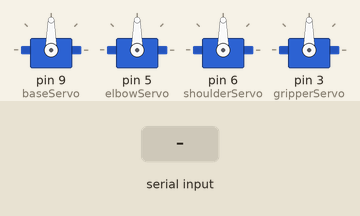
Recording of a sketch running on a simulated Arduino Uno, built with avr-gcc and run on an emulated ATmega328P. Parts: 4 × servo. The test bench sets the inputs (shaded band). What the sketch prints to the serial monitor is not drawn.

Above: at 1.2 s.
1.3 s: "1" received over Serial
At 3.0 s:
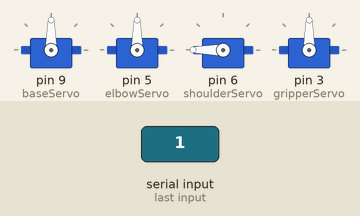
3.7 s: byte 114 ('r') received over Serial
At 3.88 s:
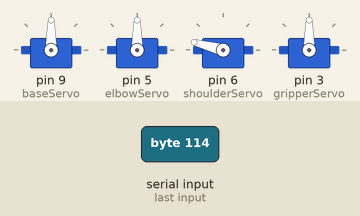
6.1 s: "2" received over Serial
At 7.9 s:
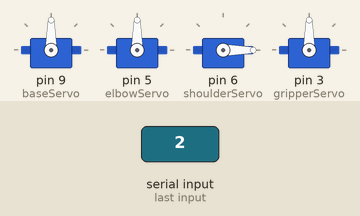
8.5 s: "3" received over Serial
At 9.9 s:
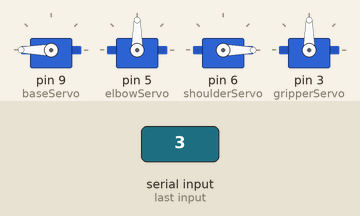
10.9 s: "4" received over Serial
At 13.6 s:
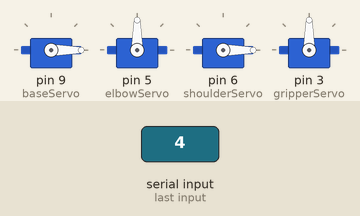
13.9 s: "5" received over Serial
At 15.2 s:
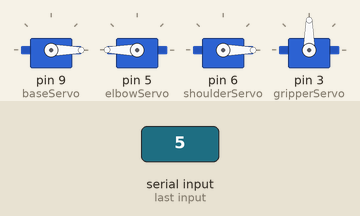
Timing chart, 0 to 16.9 s (numbered marks = the images above; inputs shaded):
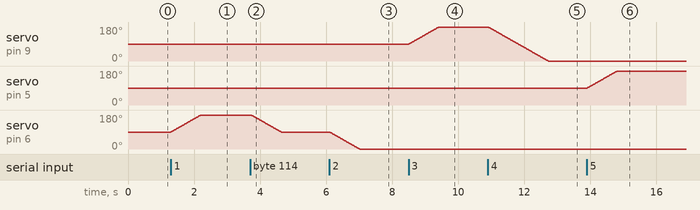

The sketch:

miniArm_v2.ino
```cpp
#include "Servo.h"

//Find max value for servo
Servo baseServo;  //0-180 baseServo
Servo elbowServo;  // 20-180 elbowServo
Servo shoulderServo;  //50-145  shoulderServo
Servo gripperServo;  //90-150 gripperServo

char bluetoothByte;
const int SERVO_DELAY = 10;
const int MAX_SIZE_ARR = 20;
const int num_servo = 4;
byte scripts[MAX_SIZE_ARR][num_servo] = {{90,90,90,90}};
int arr_size = 1;

void setup()
{

  Serial.begin (9600);
  Serial.println("Serial Start!");
  baseServo.attach(9);//0-180
  elbowServo.attach(5);//0-80-150
  shoulderServo.attach(6);//0-100
  gripperServo.attach(3);//0-100
  runPos(90,90,90,90);

}

void loop()
{
  bluetoothRobotArm();

}

void bluetoothRobotArm()
{
  if (Serial.available() > 0)
    bluetoothByte = Serial.read();
  switch (bluetoothByte)
  {
    case '0':
      stopArm();
      break;

    case '1':
      vuonRa1Buoc();
      break;
    case '2':
      thuVao1Buoc();
      break;

    case '3':
      quayTrai1Buoc();
      break;
    case '4':
      quayPhai1Buoc();
      break;

    case '5':
      nangLen1Buoc();
      break;
    case '6':
      haXuong1Buoc();
      break;

    case '7':
      kep1Buoc();
      break;
    case '8':
      moRa1Buoc();
      break;

    case '9':
      runPos(90,90,90,90);
      break;
    case 'n':
      initNewScripts();
      delay(10);
    case 'r':
      runScripts();
      break;
    case 's':
      addScriptToArr(baseServo.read(),elbowServo.read(),shoulderServo.read(),gripperServo.read());
      delay(10);
      //error occur when not delay
      break;
  }
}
void initNewScripts(){
  arr_size = 0;
}

void addScriptToArr(byte basePos,byte elbowPos,byte shoulderPos,byte gripperPos){
  if(arr_size < MAX_SIZE_ARR){
    scripts[arr_size][0] = basePos;
    scripts[arr_size][1] = elbowPos;
    scripts[arr_size][2] = shoulderPos;
    scripts[arr_size][3] = gripperPos;
    arr_size++;
  }
}

void runScripts(){
  for(int i = 0; i < arr_size; i++){
    runPos(scripts[i][0],
           scripts[i][1],
           scripts[i][2],
           scripts[i][3]);


  }
}

void runPos(int basePos,int elbowPos,int shoulderPos,int gripperPos){
  //BASE
  if(baseServo.read()> basePos){
    quayPhaiTuTu(basePos);
  }else
    quayTraiTuTu(basePos);

  //ELBOW
  if(elbowServo.read() > elbowPos){
     haXuongTuTu(elbowPos);
  }else
     nangLenTuTu(elbowPos);
  //SHOULDER
  if(shoulderServo.read() > shoulderPos){
     thuVaoTuTu(shoulderPos);
  }else
     vuonRaTuTu(shoulderPos);
  //GRIPPER
  if(gripperServo.read() > gripperPos){
    kepTuTu(gripperPos);
  }else
    moRaTuTu(gripperPos);
}

void stopArm()
{
  servoPosition(baseServo.read(), elbowServo.read(), shoulderServo.read(), gripperServo.read());
}

void servoPosition (byte servo1, byte servo2, byte servo3, byte servo4)
{
  baseServo.write(servo1);
  elbowServo.write(servo2);
  shoulderServo.write(servo3);
  gripperServo.write(servo4);
}

/*------------------------------GRIPPER---------------------------------------*/
void kep1Buoc()
{
  gripperServo.write(gripperServo.read() - 1);
  delay(SERVO_DELAY);
}


void moRa1Buoc()
{
  gripperServo.write(gripperServo.read() + 1);
  delay(SERVO_DELAY);
}


void moRaTuTu(int pos)
{
  for (int i = gripperServo.read(); i <= pos; i++)
  {
    gripperServo.write(i);
    delay(SERVO_DELAY);
  }
}

void kepTuTu(int pos)
{
  for (int i = gripperServo.read(); i >= pos; i--)
  {
    gripperServo.write(i);
    delay(SERVO_DELAY);
  }
}

/*----------------------------ELBOW----------------------------------------*/
void nangLenTuTu(int pos)
{
  for (int i = elbowServo.read(); i <= pos; i++)
  {
    elbowServo.write(i);
    delay(SERVO_DELAY);
  }
}
void nangLen1Buoc()
{
  elbowServo.write(elbowServo.read() + 1);
  delay(SERVO_DELAY);
}

void haXuongTuTu(int pos)
{
  for (int i = elbowServo.read(); i >= pos; i--)
  {
    elbowServo.write(i);
    delay(SERVO_DELAY);
  }
}
void haXuong1Buoc()
{
  elbowServo.write(elbowServo.read() - 1);
  delay(SERVO_DELAY);
}


/*----------------------------SHOULDER---------------------------------------------*/

void vuonRa1Buoc()
{
  shoulderServo.write(shoulderServo.read() + 1);
  delay(SERVO_DELAY);
}
void vuonRaTuTu(int pos)
{
  for (int i = shoulderServo.read(); i <= pos; i++)
  {
    shoulderServo.write(i);
    delay(SERVO_DELAY);
  }
}


void thuVao1Buoc()
{
  shoulderServo.write(shoulderServo.read() - 1);
  delay(SERVO_DELAY);
}

void thuVaoTuTu(int pos)
{
  for (int i = shoulderServo.read(); i >= pos; i--)
  {
    shoulderServo.write(i);
    delay(SERVO_DELAY);
  }
}


/*--------------------------------BASE--------------------------------------*/


void quayTrai1Buoc()
{
  baseServo.write(baseServo.read() + 1);
  delay(SERVO_DELAY);
}


void quayPhai1Buoc()
{
  baseServo.write(baseServo.read() - 1);
  delay(SERVO_DELAY);
}

void quayTraiTuTu(int pos)
{
  for (int i = baseServo.read(); i <= pos; i++)
  {
    baseServo.write(i);
    delay(SERVO_DELAY);
  }
}
void quayPhaiTuTu(int pos)
{
  for (int i = baseServo.read(); i >= pos; i--)
  {
    baseServo.write(i);
    delay(SERVO_DELAY);
  }
}
/*--------------------------------------------------------------------------*/
```

Measured:
- after the input at 1.3 s, servo on pin 6 (shoulderServo): moves from 90° to 180° over 0.91 s, starting at once
- after the input at 3.7 s, servo on pin 6 (shoulderServo): moves from 180° to 90° over 0.91 s, starting at once
- after the input at 6.1 s, servo on pin 6 (shoulderServo): moves from 90° to 0° over 0.91 s, starting at once
- after the input at 8.5 s, servo on pin 9 (baseServo): moves from 90° to 180° over 0.91 s, starting at once
- after the input at 10.9 s, servo on pin 9 (baseServo): moves from 180° to 0° over 1.8 s, starting at once
- after the input at 13.9 s, servo on pin 5 (elbowServo): moves from 90° to 180° over 0.91 s, starting at once
